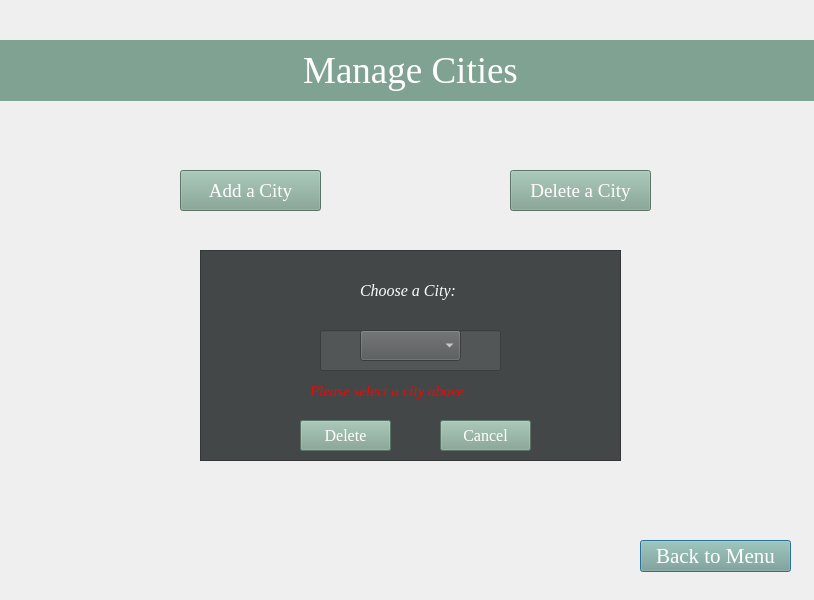
<?xml version="1.0" encoding="UTF-8"?>
<ui version="4.0">
 <class>Cities</class>
 <widget class="QDialog" name="Cities">
  <property name="geometry">
   <rect>
    <x>0</x>
    <y>0</y>
    <width>814</width>
    <height>600</height>
   </rect>
  </property>
  <property name="windowTitle">
   <string>Dialog</string>
  </property>
  <property name="styleSheet">
   <string notr="true">color: rgb(48, 50, 52);</string>
  </property>
  <widget class="QLabel" name="label">
   <property name="geometry">
    <rect>
     <x>0</x>
     <y>40</y>
     <width>821</width>
     <height>61</height>
    </rect>
   </property>
   <property name="font">
    <font>
     <family>Georgia</family>
     <pointsize>28</pointsize>
    </font>
   </property>
   <property name="styleSheet">
    <string notr="true">color: rgb(255, 255, 255);
background-color: rgb(128, 162, 146);
</string>
   </property>
   <property name="text">
    <string>Manage Cities</string>
   </property>
   <property name="alignment">
    <set>Qt::AlignCenter</set>
   </property>
  </widget>
  <widget class="QPushButton" name="back">
   <property name="geometry">
    <rect>
     <x>640</x>
     <y>540</y>
     <width>151</width>
     <height>32</height>
    </rect>
   </property>
   <property name="font">
    <font>
     <family>Georgia</family>
     <pointsize>16</pointsize>
    </font>
   </property>
   <property name="styleSheet">
    <string notr="true">color: rgb(255, 255, 255);
background-color: rgb(128, 162, 146);</string>
   </property>
   <property name="text">
    <string>Back to Menu</string>
   </property>
  </widget>
  <widget class="QPushButton" name="addcity">
   <property name="geometry">
    <rect>
     <x>180</x>
     <y>170</y>
     <width>141</width>
     <height>41</height>
    </rect>
   </property>
   <property name="font">
    <font>
     <family>Georgia</family>
     <pointsize>14</pointsize>
    </font>
   </property>
   <property name="styleSheet">
    <string notr="true">color: rgb(255, 255, 255);
background-color: rgb(128, 162, 146);</string>
   </property>
   <property name="text">
    <string>Add a City</string>
   </property>
  </widget>
  <widget class="QPushButton" name="deletecity">
   <property name="geometry">
    <rect>
     <x>510</x>
     <y>170</y>
     <width>141</width>
     <height>41</height>
    </rect>
   </property>
   <property name="font">
    <font>
     <family>Georgia</family>
     <pointsize>14</pointsize>
    </font>
   </property>
   <property name="styleSheet">
    <string notr="true">color: rgb(255, 255, 255);
background-color: rgb(128, 162, 146);</string>
   </property>
   <property name="text">
    <string>Delete a City</string>
   </property>
  </widget>
  <widget class="QFrame" name="frame">
   <property name="geometry">
    <rect>
     <x>200</x>
     <y>250</y>
     <width>421</width>
     <height>211</height>
    </rect>
   </property>
   <property name="styleSheet">
    <string notr="true">background-color: rgb(68, 71, 71);</string>
   </property>
   <property name="frameShape">
    <enum>QFrame::StyledPanel</enum>
   </property>
   <property name="frameShadow">
    <enum>QFrame::Raised</enum>
   </property>
   <widget class="QLabel" name="entername">
    <property name="geometry">
     <rect>
      <x>160</x>
      <y>30</y>
      <width>101</width>
      <height>16</height>
     </rect>
    </property>
    <property name="font">
     <font>
      <family>Georgia</family>
      <pointsize>12</pointsize>
      <italic>true</italic>
     </font>
    </property>
    <property name="styleSheet">
     <string notr="true">color: rgb(255, 255, 255);</string>
    </property>
    <property name="text">
     <string>Enter name:</string>
    </property>
   </widget>
   <widget class="QLineEdit" name="nameEdit">
    <property name="geometry">
     <rect>
      <x>120</x>
      <y>80</y>
      <width>181</width>
      <height>41</height>
     </rect>
    </property>
    <property name="font">
     <font>
      <pointsize>12</pointsize>
     </font>
    </property>
    <property name="styleSheet">
     <string notr="true">background-color: rgb(83, 86, 86);
color: rgb(255, 255, 255);</string>
    </property>
   </widget>
   <widget class="QPushButton" name="add">
    <property name="geometry">
     <rect>
      <x>100</x>
      <y>170</y>
      <width>91</width>
      <height>31</height>
     </rect>
    </property>
    <property name="font">
     <font>
      <family>Georgia</family>
      <pointsize>12</pointsize>
     </font>
    </property>
    <property name="styleSheet">
     <string notr="true">color: rgb(255, 255, 255);
background-color: rgb(128, 162, 146);</string>
    </property>
    <property name="text">
     <string>Add</string>
    </property>
   </widget>
   <widget class="QPushButton" name="cancel">
    <property name="geometry">
     <rect>
      <x>240</x>
      <y>170</y>
      <width>91</width>
      <height>31</height>
     </rect>
    </property>
    <property name="font">
     <font>
      <family>Georgia</family>
      <pointsize>12</pointsize>
     </font>
    </property>
    <property name="styleSheet">
     <string notr="true">color: rgb(255, 255, 255);
background-color: rgb(128, 162, 146);</string>
    </property>
    <property name="text">
     <string>Cancel</string>
    </property>
   </widget>
   <widget class="QLabel" name="choosecity">
    <property name="geometry">
     <rect>
      <x>160</x>
      <y>30</y>
      <width>111</width>
      <height>21</height>
     </rect>
    </property>
    <property name="font">
     <font>
      <family>Georgia</family>
      <pointsize>12</pointsize>
      <italic>true</italic>
     </font>
    </property>
    <property name="styleSheet">
     <string notr="true">color: rgb(255, 255, 255);</string>
    </property>
    <property name="text">
     <string>Choose a City:</string>
    </property>
   </widget>
   <widget class="QComboBox" name="comboBox">
    <property name="geometry">
     <rect>
      <x>160</x>
      <y>80</y>
      <width>101</width>
      <height>31</height>
     </rect>
    </property>
    <property name="styleSheet">
     <string notr="true">background-color: rgb(83, 86, 86);
color: rgb(255, 255, 255);</string>
    </property>
   </widget>
   <widget class="QPushButton" name="delete1">
    <property name="geometry">
     <rect>
      <x>100</x>
      <y>170</y>
      <width>91</width>
      <height>31</height>
     </rect>
    </property>
    <property name="font">
     <font>
      <family>Georgia</family>
      <pointsize>12</pointsize>
     </font>
    </property>
    <property name="styleSheet">
     <string notr="true">color: rgb(255, 255, 255);
background-color: rgb(128, 162, 146);</string>
    </property>
    <property name="text">
     <string>Delete</string>
    </property>
   </widget>
   <widget class="QLabel" name="errorlabel">
    <property name="geometry">
     <rect>
      <x>110</x>
      <y>130</y>
      <width>231</width>
      <height>21</height>
     </rect>
    </property>
    <property name="font">
     <font>
      <family>Georgia</family>
      <pointsize>11</pointsize>
      <italic>true</italic>
     </font>
    </property>
    <property name="styleSheet">
     <string notr="true">color: rgb(255, 0, 0);</string>
    </property>
    <property name="text">
     <string>Please enter city name above</string>
    </property>
   </widget>
   <widget class="QLabel" name="errorlabel_2">
    <property name="geometry">
     <rect>
      <x>110</x>
      <y>130</y>
      <width>231</width>
      <height>21</height>
     </rect>
    </property>
    <property name="font">
     <font>
      <family>Georgia</family>
      <pointsize>11</pointsize>
      <italic>true</italic>
     </font>
    </property>
    <property name="styleSheet">
     <string notr="true">color: rgb(255, 0, 0);</string>
    </property>
    <property name="text">
     <string>Please select a city above</string>
    </property>
   </widget>
  </widget>
 </widget>
 <resources/>
 <connections/>
</ui>
